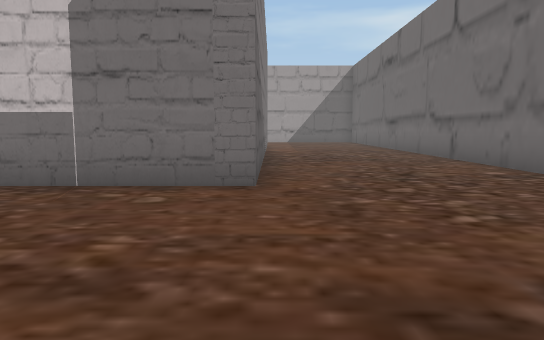
view 1 (above)

24 first-person views from a walk through a 3-D level made in the Unity game engine. The camera is 1.4 m above the floor, tilts 6° down and sees 70° across. The floor is counted in squares, 2 m on a side. Each view is taken from the middle of a square. On the plan, view 1 faces up. The plan holds only what a view shows up to about 11 squares ahead; the rest is blank. The place goes on beyond the plan. The player is left out. Some animated figures are not drawn. Door leaves are left out, so doorways stand open.

view 2
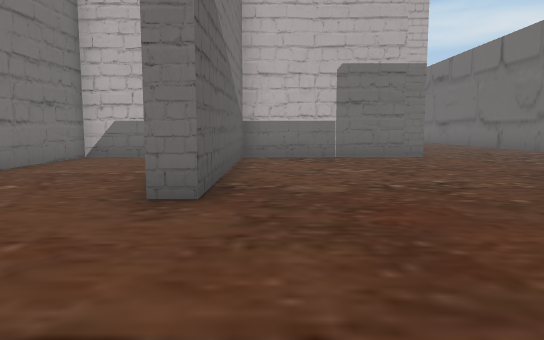

view 3
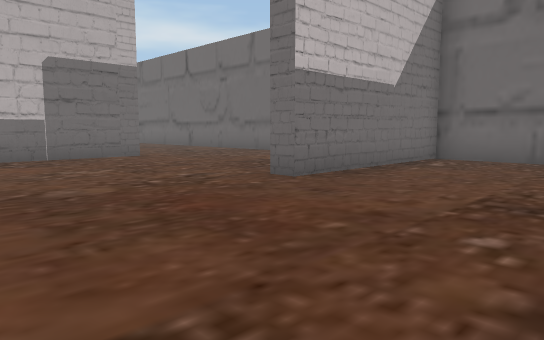

view 4
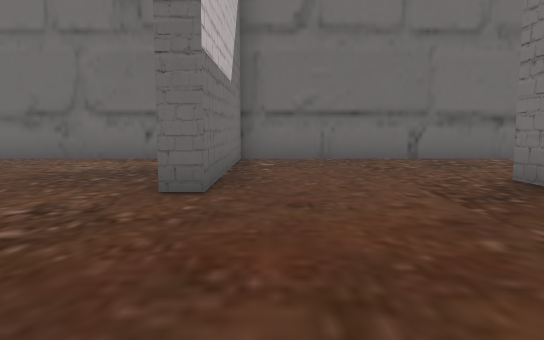

view 5
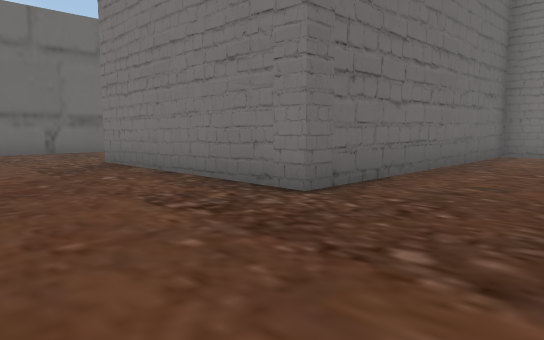

view 6
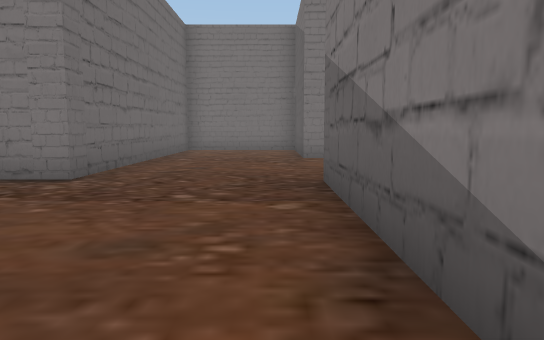

view 7
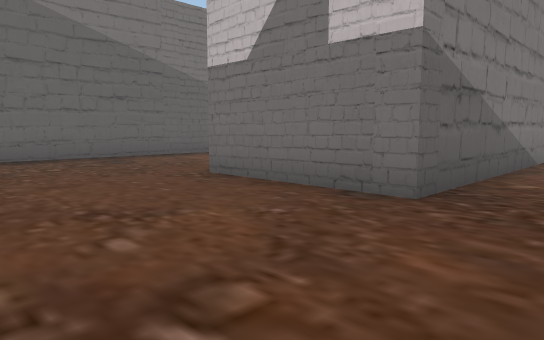

view 8
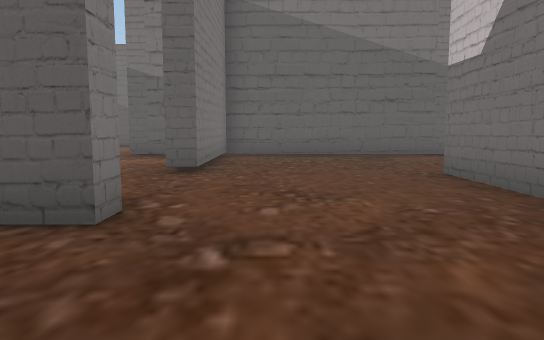

view 9
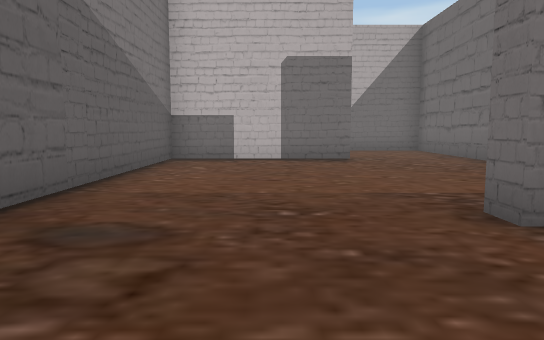

view 10
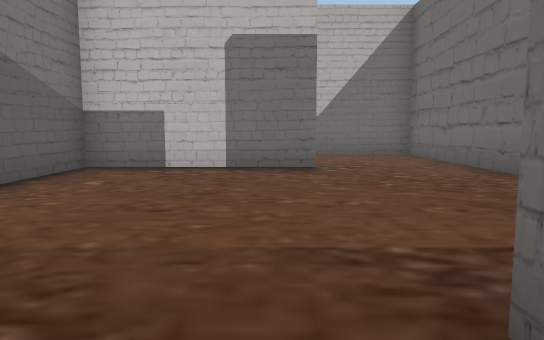

view 11
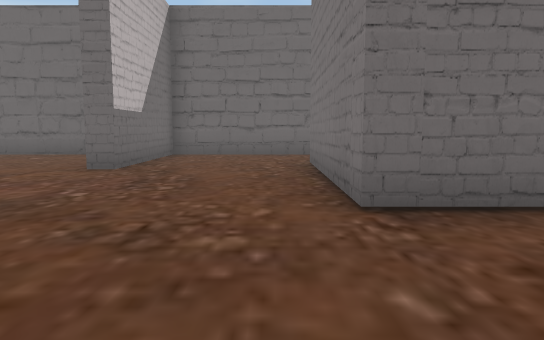

view 12
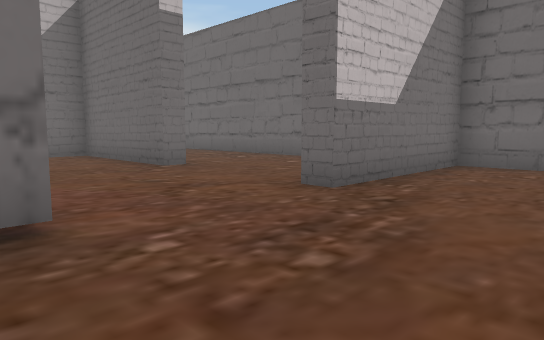

view 13
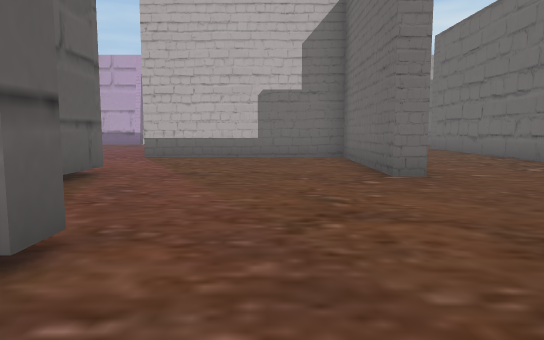

view 14
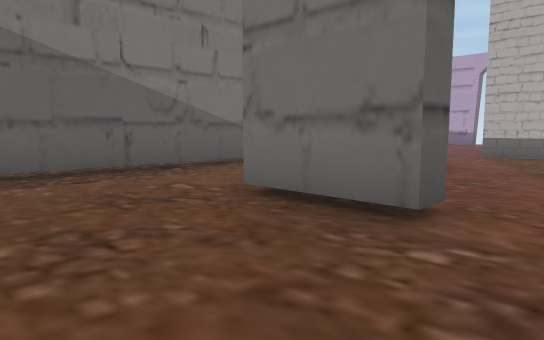

view 15
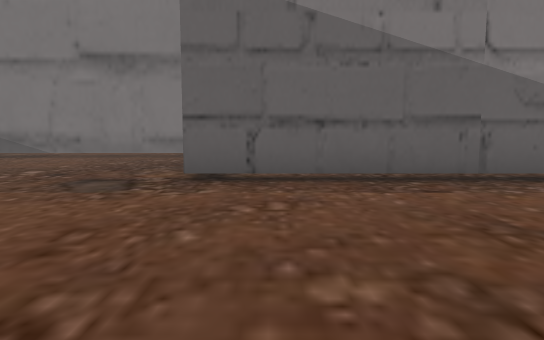

view 16
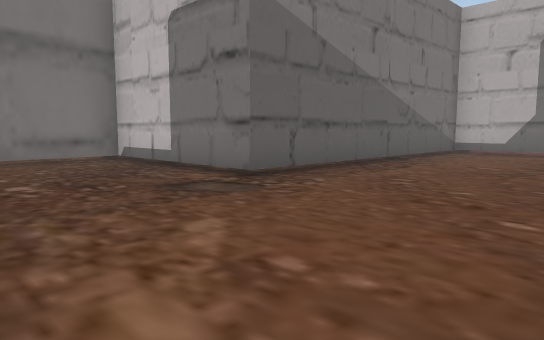

view 17
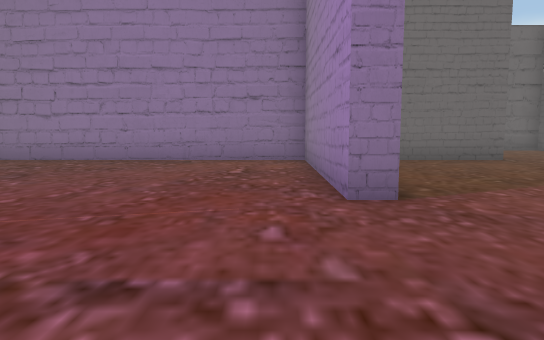

view 18
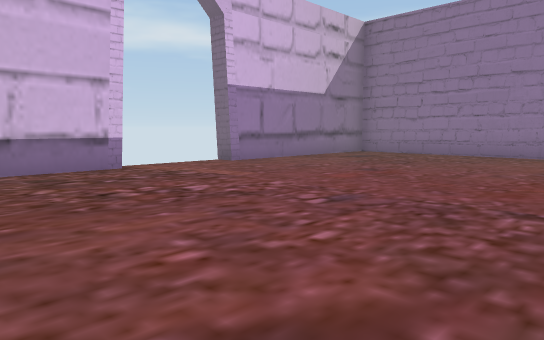

view 19
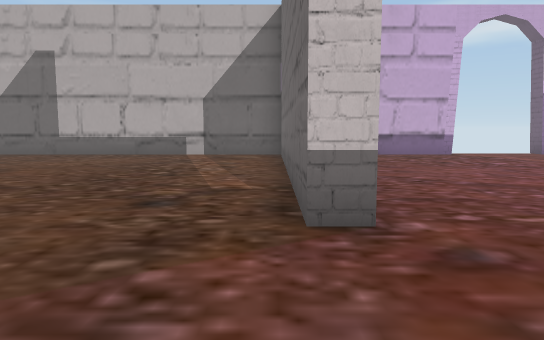

view 20
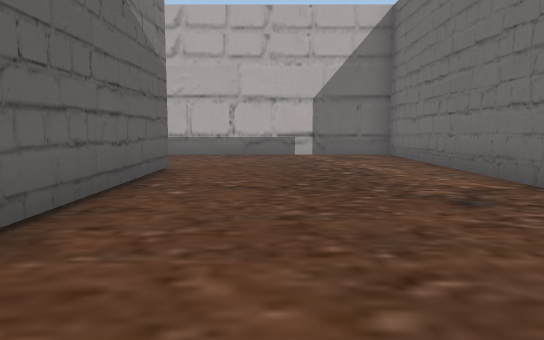

view 21
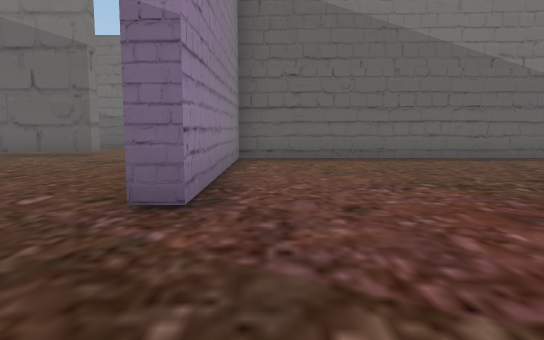

view 22
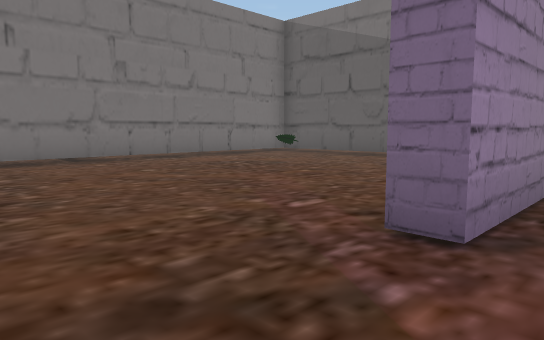

view 23
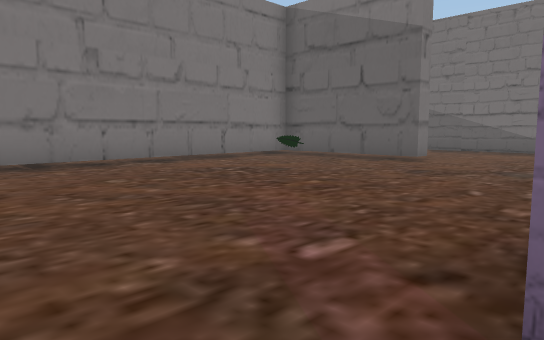

view 24
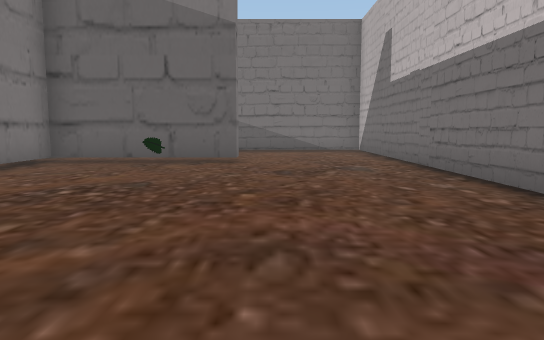

### Floor plan
Key: @ floor where view 1 was taken; # wall or solid block; . floor; T thing the floor can be seen under or through; O other object.
Columns run from 35 left of view 1 to 5 right of it. Each row starts with its distance up from view 1.
 21  ########## ###..####
 20   ........# ..........#
 19    .......# ..........#
 18    .......#...........#
 17     ......#...........#
 16     #.....#...........#
 15     #.....#...........#
 14     #.....#...........#  .#
 13     #.....#.   ..###### ..#
 12     #.......   .......# ..#
 11     #........    .....#...#         ....#
 10     #......... .......#...#        #....#
  9 ##########... ####....#...#        #....#
  8 ..............#..#........#        #....#
  7 ..............T.. ........#        #....#
  6 ............ .T.. ....... #        #....#
  5 ...T..O..... .T..##...##############....#
  4  ..T........ .T...........#.. #.........#
  3   .T........ .T...........#.. #.........#
  2   .T........ .T...........#...#.........#
  1   .T#########TT....####...#...#.........#
  0     .. ..#.........#......#...#....@...
 -1         .#.........#......#...#....######
 -2         .#.........#......#.............#
 -3         .#...  ....#..... #.............#
 -4         .#..       #..... #.............#
 -5         .#        .#...####.............#
 -6                   .#..........######....#
 -7                   .#..........#       ..#
 -8                   .#..........#         #
 -9                   .#..........#
-10                    ####...#...#
-11                    #...   #...#

Where each view was taken, in squares from view 1:
view 1: 0 up, 0 right, facing up
view 2: 5 down, 4 left, facing up
view 3: 5 down, 5 left, facing up-right
view 4: 2 down, 5 left, facing right
view 5: 2 down, 8 left, facing down-right
view 6: 0 up, 8 left, facing down
view 7: 9 down, 7 left, facing up-left
view 8: 8 down, 6 left, facing left
view 9: 8 down, 14 left, facing up
view 10: 6 down, 13 left, facing up
view 11: 2 up, 20 left, facing right
view 12: 2 up, 17 left, facing up-right
view 13: 3 up, 15 left, facing up
view 14: 2 up, 15 left, facing up-left
view 15: 2 up, 16 left, facing left
view 16: 3 down, 17 left, facing up-left
view 17: 14 up, 22 left, facing right
view 18: 14 up, 24 left, facing up-right
view 19: 10 up, 26 left, facing up
view 20: 10 up, 29 left, facing up
view 21: 10 up, 22 left, facing left
view 22: 10 up, 23 left, facing down-left
view 23: 9 up, 24 left, facing down-left
view 24: 6 up, 24 left, facing left
